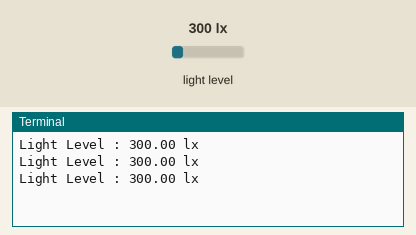
Recording of a program running on a simulated Raspberry Pi (BCM pin numbers). Parts: the last lines printed to the terminal. The inputs (shaded band) are chosen by the test bench; at power-on: light level 300 lx.

Above: at 1.2 s.
1.3 s: light level set to 40 lx
At 1.9 s:
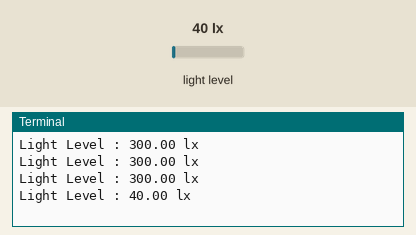
2.8 s: light level set to 500 lx
At 3.4 s:
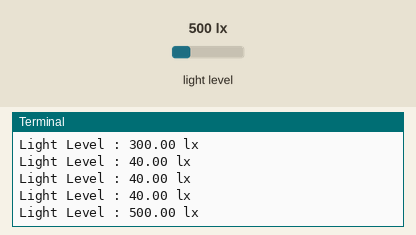
Timing chart, 0 to 5.8 s (numbered marks = the images above; inputs shaded):
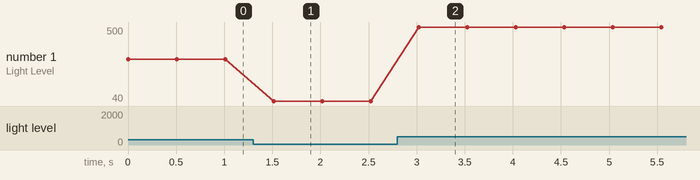

The program:

bh1750.py
```python
import smbus
import time

DEVICE = 0x23

ONE_TIME_HIGH_RES_MODE_1 = 0x20

bus = smbus.SMBus(1)

def convertToNumber(data):
    result=(data[1] + (256 * data[0])) / 1.2
    return (result)

def readLight(addr=DEVICE):
    data = bus.read_i2c_block_data(addr,ONE_TIME_HIGH_RES_MODE_1)
    return convertToNumber(data)

def main():

    while True:
        lightLevel=readLight()
        print("Light Level : " + format(lightLevel,'.2f') + " lx")
        time.sleep(0.5)

if __name__=="__main__":
     main()
```

Measured:
- after the input at 1.3 s, the terminal: prints a new line after 0.21 s (image 1)
- after the input at 2.8 s, the terminal: prints a new line after 0.22 s (image 2)
- plotted number 1: 300 → 40 after the input at 1.3 s, 40 → 500 after the input at 2.8 s
